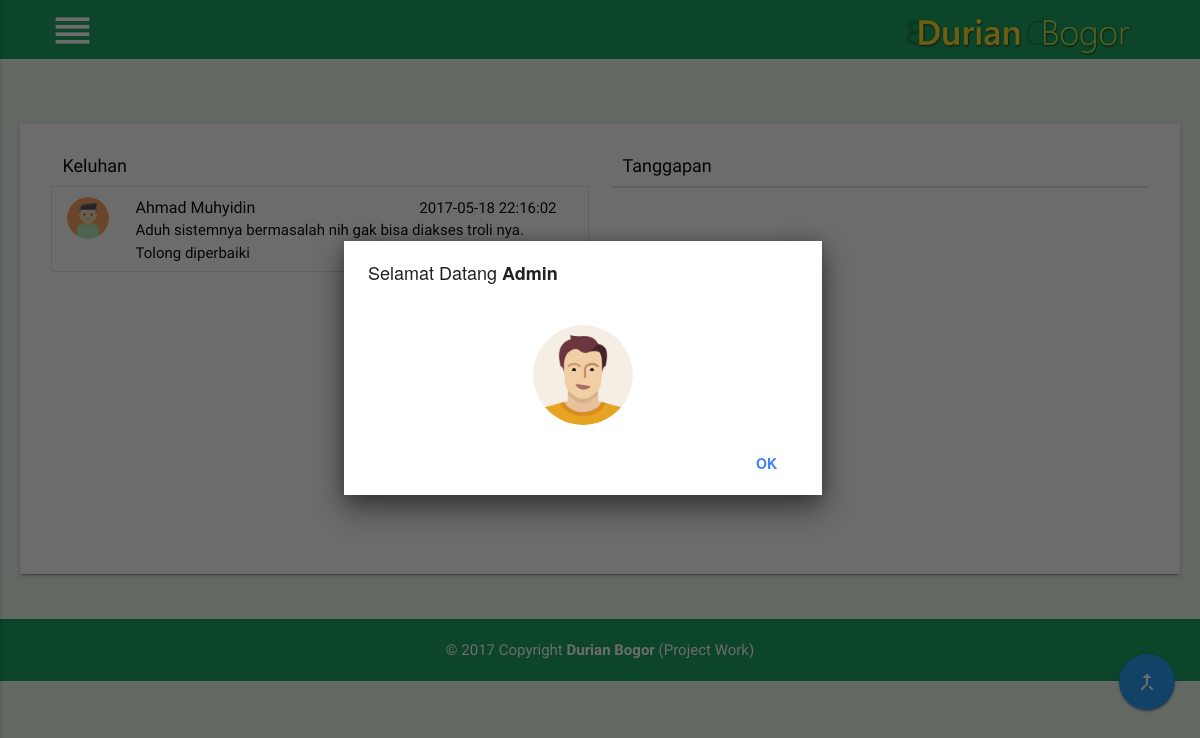
/admin/show/show_detail_keluhan?id_keluhan=6 (signed in), run on the app's committed database.
### tables this page shows
CREATE TABLE `tb_keluhan` (
  `id_keluhan` int(8) NOT NULL,
  `id_user` int(8) NOT NULL,
  `jenis_keluhan` varchar(40) NOT NULL,
  `keluhan` varchar(200) NOT NULL,
  `foto` varchar(60) NOT NULL,
  `waktu` varchar(20) NOT NULL
);

CREATE TABLE `tb_user` (
  `id_user` int(20) NOT NULL,
  `name` varchar(100) NOT NULL,
  `password` varchar(100) NOT NULL,
  `jenis_kelamin` varchar(30) NOT NULL,
  `email` varchar(50) NOT NULL,
  `alamat` varchar(200) NOT NULL,
  `telepon` varchar(15) NOT NULL,
  `foto` varchar(100) NOT NULL
);

### config/base_url.php (called while the page is built, shortened)
<?php
	$base_url="http://localhost/e-commerce_durianbogor/";
 ?>

### admin/show/show_detail_keluhan.php (the view, shortened to what this page needs)
<?php include'../include/header.php' ?>
<?php include'../include/nav.php' ?>
<br><br>
<div class="conta">
  <div class="col s12 white z-depth-1" style="padding:20px;min-height:450px;">
    <div class="row">
      <div class="col s12 m6">
        <div class="col s12">
          <h5 class="black-text">Keluhan</h5>
        </div>
        <ul class="collection">
          <?php
              $id_keluhan=$_GET['id_keluhan'];
              $query="SELECT
                      tb_keluhan.id_keluhan,
                      tb_keluhan.keluhan,
                      tb_keluhan.waktu,
                      tb_user.name,
                      tb_user.foto
                      FROM
                      tb_keluhan,
                      tb_user,
                      tb_tanggapan
                      WHERE
                      tb_keluhan.id_user=tb_user.id_user
                      AND
                      tb_tanggapan.id_keluhan=tb_keluhan.id_keluhan
                      AND
                      tb_keluhan.id_keluhan=$id_keluhan
                      ";
              $sql=mysqli_query($con,$query);
              while($hasil=mysqli_fetch_assoc($sql)){ ?>
          <li class="collection-item avatar white black-text">
            <div class="col s12">
              <p style="float:right;"><?php echo $hasil['waktu']; ?></p>
              <img src="<?php echo $base_url; ?>assets/images/user/<?php echo $hasil['foto'];?>" alt="" class="circle">
              <span class="title"><?php echo $hasil['name']; ?></span>
              <p><?php echo $hasil['keluhan']; ?></p>
            </div>
          </li>
          <?php } ?>
        </ul>
      </div>
      <div class="col s12 m6">
        <div class="col s12">
          <h5 class="black-text">Tanggapan</h5>
        </div>
        <ul class="collection">
        </ul>
      </div>
    </div>
  </div>
</div>
<br><br>
<?php include'../include/back_to_top.php' ?>
<?php include'../include/footer.php' ?>

### assets/css/style_backend.css (style rules this page uses)
body { background-color:#e8f5e9 !important; }
.conta { margin: 0 auto; padding-left:20px; padding-right:20px; max-width: 1280px; width: 100%; }
h5 { color:#db4437 !important; font-size:1.20rem; !important; }

### assets/css/sweetalert.css (style rules this page uses)
body.stop-scrolling { height: 100%; overflow: hidden; }

### data on the page
tb_keluhan: waktu "2017-05-18 22:16:02", id_user.foto (picture), id_user.name "Ahmad Muhyidin", keluhan "Aduh sistemnya bermasalah nih gak bisa diakses troli nya. Tolong diperbaiki"
